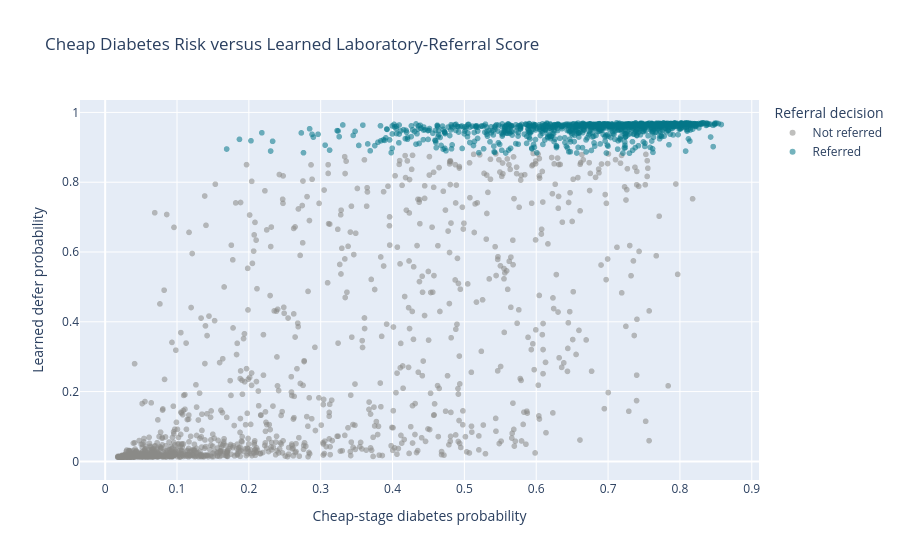

Notebook cell for this chart:
### Code cell
scatter_df = (
    analysis_df
    .sample(
        n=min(
            2500,
            len(
                analysis_df
            )
        ),
        random_state=SEED
    )
    .copy()
)

scatter_df[
    "Referral decision"
] = (
    scatter_df[
        "referred"
    ]
    .map({
        0: "Not referred",
        1: "Referred"
    })
)

fig = px.scatter(
    scatter_df,
    x="cheap_probability",
    y="defer_probability",
    color="Referral decision",

    title=(
        "Cheap Diabetes Risk versus "
        "Learned Laboratory-Referral Score"
    ),

    labels={
        "cheap_probability":
        "Cheap-stage diabetes probability",

        "defer_probability":
        "Learned defer probability"
    },

    color_discrete_map={
        "Not referred":
        PROJECT_COLORS[
            "grey"
        ],

        "Referred":
        PROJECT_COLORS[
            "teal_dark"
        ]
    },

    opacity=0.55
)

fig.show()

save_plotly(
    fig,
    "step13_risk_vs_defer_probability"
)

### Figure 1 — Plotly figure (JSON) as saved in the notebook; plotly's stock layout.template omitted (floating-point values rounded to 4 significant figures; data arrays with more than 128 entries replaced by an {"elided": "..."} marker saying what was removed)
{"data": [{"hovertemplate": "Referral decision=Not referred<br>Cheap-stage diabetes probability=%{x}<br>Learned defer probability=%{y}<extra></extra>", "legendgroup": "Not referred", "marker": {"color": "#8A8A87", "opacity": 0.55, "symbol": "circle"}, "mode": "markers", "name": "Not referred", "showlegend": true, "type": "scattergl", "x": {"elided": "1525 float values"}, "xaxis": "x", "y": {"elided": "1525 float values"}, "yaxis": "y"}, {"hovertemplate": "Referral decision=Referred<br>Cheap-stage diabetes probability=%{x}<br>Learned defer probability=%{y}<extra></extra>", "legendgroup": "Referred", "marker": {"color": "#037688", "opacity": 0.55, "symbol": "circle"}, "mode": "markers", "name": "Referred", "showlegend": true, "type": "scattergl", "x": {"elided": "975 float values"}, "xaxis": "x", "y": {"elided": "975 float values"}, "yaxis": "y"}], "layout": {"legend": {"title": {"text": "Referral decision"}, "tracegroupgap": 0}, "title": {"text": "Cheap Diabetes Risk versus Learned Laboratory-Referral Score"}, "xaxis": {"anchor": "y", "domain": [0, 1], "title": {"text": "Cheap-stage diabetes probability"}}, "yaxis": {"anchor": "x", "domain": [0, 1], "title": {"text": "Learned defer probability"}}}}
